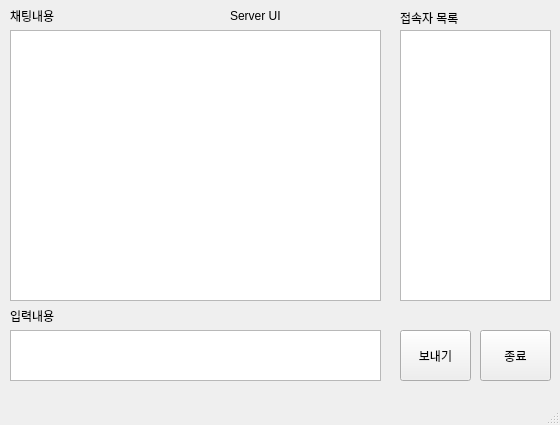
<?xml version="1.0" encoding="UTF-8"?>
<ui version="4.0">
 <class>ServerMainWindow</class>
 <widget class="QMainWindow" name="ServerMainWindow">
  <property name="geometry">
   <rect>
    <x>0</x>
    <y>0</y>
    <width>560</width>
    <height>425</height>
   </rect>
  </property>
  <property name="windowTitle">
   <string>Python Chatting Server</string>
  </property>
  <widget class="QWidget" name="centralwidget">
   <widget class="QPushButton" name="pushButton_sendchat">
    <property name="geometry">
     <rect>
      <x>400</x>
      <y>330</y>
      <width>71</width>
      <height>51</height>
     </rect>
    </property>
    <property name="text">
     <string>보내기</string>
    </property>
   </widget>
   <widget class="QListView" name="listView_users">
    <property name="geometry">
     <rect>
      <x>400</x>
      <y>30</y>
      <width>151</width>
      <height>271</height>
     </rect>
    </property>
   </widget>
   <widget class="QTextBrowser" name="textBrowser_chatting">
    <property name="geometry">
     <rect>
      <x>10</x>
      <y>30</y>
      <width>371</width>
      <height>271</height>
     </rect>
    </property>
   </widget>
   <widget class="QLabel" name="label_inputchat">
    <property name="geometry">
     <rect>
      <x>10</x>
      <y>310</y>
      <width>56</width>
      <height>12</height>
     </rect>
    </property>
    <property name="text">
     <string>입력내용</string>
    </property>
   </widget>
   <widget class="QLabel" name="label_users">
    <property name="geometry">
     <rect>
      <x>400</x>
      <y>10</y>
      <width>71</width>
      <height>16</height>
     </rect>
    </property>
    <property name="text">
     <string>접속자 목록</string>
    </property>
   </widget>
   <widget class="QLabel" name="label_chatting">
    <property name="geometry">
     <rect>
      <x>10</x>
      <y>10</y>
      <width>56</width>
      <height>12</height>
     </rect>
    </property>
    <property name="text">
     <string>채팅내용</string>
    </property>
   </widget>
   <widget class="QPushButton" name="pushButton_endchat">
    <property name="geometry">
     <rect>
      <x>480</x>
      <y>330</y>
      <width>71</width>
      <height>51</height>
     </rect>
    </property>
    <property name="text">
     <string>종료</string>
    </property>
   </widget>
   <widget class="QTextEdit" name="textEdit_inputchat">
    <property name="geometry">
     <rect>
      <x>10</x>
      <y>330</y>
      <width>371</width>
      <height>51</height>
     </rect>
    </property>
   </widget>
   <widget class="QLabel" name="label_this">
    <property name="geometry">
     <rect>
      <x>230</x>
      <y>10</y>
      <width>56</width>
      <height>12</height>
     </rect>
    </property>
    <property name="text">
     <string>Server UI</string>
    </property>
   </widget>
  </widget>
  <widget class="QMenuBar" name="menubar">
   <property name="geometry">
    <rect>
     <x>0</x>
     <y>0</y>
     <width>560</width>
     <height>21</height>
    </rect>
   </property>
  </widget>
  <widget class="QStatusBar" name="statusbar"/>
 </widget>
 <resources/>
 <connections/>
</ui>
